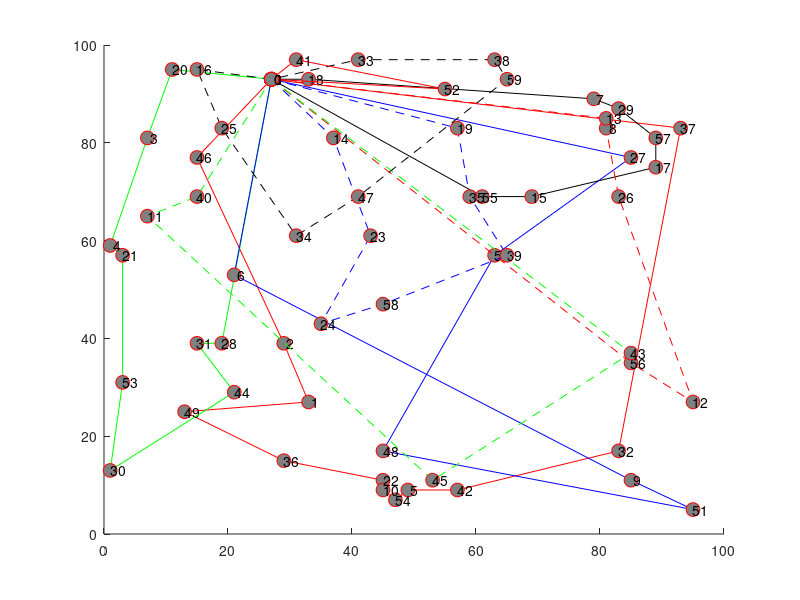

The MATLAB script that drew this image: (Note: this script raises an error after producing the figure.)
hold on;
plot([ 27; 15; 29; 33; 13; 29; 45; 45; 47; 49; 57; 83; 93; 27], [ 93; 77; 39; 27; 25; 15; 11;  9;  7;  9;  9; 17; 83; 93], '-ro', 'MarkerSize', 10, 'MarkerEdgeColor', 'r', 'MarkerFaceColor', [0.5,0.5,0.5]);
text([ 27; 15; 29; 33; 13; 29; 45; 45; 47; 49; 57; 83; 93; 27], [ 93; 77; 39; 27; 25; 15; 11;  9;  7;  9;  9; 17; 83; 93], num2str([   0;  46;   2;   1;  49;  36;  22;  10;  54;   5;  42;  32;  37;   0]));
plot([ 27; 11;  7;  1;  3;  3;  1; 21; 15; 19; 27], [ 93; 95; 81; 59; 57; 31; 13; 29; 39; 39; 93], '-go', 'MarkerSize', 10, 'MarkerEdgeColor', 'r', 'MarkerFaceColor', [0.5,0.5,0.5]);
text([ 27; 11;  7;  1;  3;  3;  1; 21; 15; 19; 27], [ 93; 95; 81; 59; 57; 31; 13; 29; 39; 39; 93], num2str([   0;  20;   3;   4;  21;  53;  30;  44;  31;  28;   0]));
plot([ 27; 21; 85; 95; 45; 63; 85; 27], [ 93; 53; 11;  5; 17; 57; 77; 93], '-bo', 'MarkerSize', 10, 'MarkerEdgeColor', 'r', 'MarkerFaceColor', [0.5,0.5,0.5]);
text([ 27; 21; 85; 95; 45; 63; 85; 27], [ 93; 53; 11;  5; 17; 57; 77; 93], num2str([   0;   6;   9;  51;  48;  50;  27;   0]));
plot([ 27; 33; 79; 83; 89; 89; 69; 61; 27], [ 93; 93; 89; 87; 81; 75; 69; 69; 93], '-ko', 'MarkerSize', 10, 'MarkerEdgeColor', 'r', 'MarkerFaceColor', [0.5,0.5,0.5]);
text([ 27; 33; 79; 83; 89; 89; 69; 61; 27], [ 93; 93; 89; 87; 81; 75; 69; 69; 93], num2str([   0;  18;   7;  29;  57;  17;  15;  55;   0]));
plot([ 27; 85; 95; 83; 81; 81; 27], [ 93; 35; 27; 69; 83; 85; 93], '--ro', 'MarkerSize', 10, 'MarkerEdgeColor', 'r', 'MarkerFaceColor', [0.5,0.5,0.5]);
text([ 27; 85; 95; 83; 81; 81; 27], [ 93; 35; 27; 69; 83; 85; 93], num2str([   0;  56;  12;  26;   8;  13;   0]));
plot([ 27; 85; 53;  7; 15; 27], [ 93; 37; 11; 65; 69; 93], '--go', 'MarkerSize', 10, 'MarkerEdgeColor', 'r', 'MarkerFaceColor', [0.5,0.5,0.5]);
text([ 27; 85; 53;  7; 15; 27], [ 93; 37; 11; 65; 69; 93], num2str([   0;  43;  45;  11;  40;   0]));
plot([ 27; 37; 43; 35; 45; 65; 59; 57; 27], [ 93; 81; 61; 43; 47; 57; 69; 83; 93], '--bo', 'MarkerSize', 10, 'MarkerEdgeColor', 'r', 'MarkerFaceColor', [0.5,0.5,0.5]);
text([ 27; 37; 43; 35; 45; 65; 59; 57; 27], [ 93; 81; 61; 43; 47; 57; 69; 83; 93], num2str([   0;  14;  23;  24;  58;  39;  35;  19;   0]));
plot([ 27; 15; 19; 31; 41; 65; 63; 41; 27], [ 93; 95; 83; 61; 69; 93; 97; 97; 93], '--ko', 'MarkerSize', 10, 'MarkerEdgeColor', 'r', 'MarkerFaceColor', [0.5,0.5,0.5]);
text([ 27; 15; 19; 31; 41; 65; 63; 41; 27], [ 93; 95; 83; 61; 69; 93; 97; 97; 93], num2str([   0;  16;  25;  34;  47;  59;  38;  33;   0]));
plot([ 27; 31; 55; 27], [ 93; 97; 91; 93], '-ro', 'MarkerSize', 10, 'MarkerEdgeColor', 'r', 'MarkerFaceColor', [0.5,0.5,0.5]);
text([ 27; 31; 55; 27], [ 93; 97; 91; 93], num2str([   0;  41;  52;   0]));
legend('Route 1','Route 2','Route 3','Route 4','Route 5','Route 6','Route 7','Route 8','Route 9',0);
xlabel('x');
ylabel('y');
